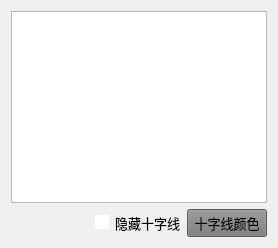
        <widget class="QWidget" name="tab_det">
         <attribute name="title">
          <string>目标检测</string>
         </attribute>
         <layout class="QVBoxLayout" name="verticalLayout_14" stretch="0,0">
          <item>
           <widget class="QListWidget" name="listWidget_det">
            <property name="font">
             <font>
              <pointsize>10</pointsize>
             </font>
            </property>
            <property name="contextMenuPolicy">
             <enum>Qt::NoContextMenu</enum>
            </property>
           </widget>
          </item>
          <item>
           <layout class="QHBoxLayout" name="horizontalLayout_21">
            <item>
             <spacer name="horizontalSpacer_8">
              <property name="orientation">
               <enum>Qt::Horizontal</enum>
              </property>
              <property name="sizeHint" stdset="0">
               <size>
                <width>40</width>
                <height>20</height>
               </size>
              </property>
             </spacer>
            </item>
            <item alignment="Qt::AlignHCenter">
             <widget class="QCheckBox" name="checkBox_hide_cross">
              <property name="font">
               <font>
                <pointsize>10</pointsize>
               </font>
              </property>
              <property name="styleSheet">
               <string notr="true">QCheckBox::indicator:checked {
    background-color:       blue;
    border:                 2px solid white;  
}

QCheckBox::indicator:unchecked {
    background-color:      white;
    border:                 2px solid white;  
}</string>
              </property>
              <property name="text">
               <string>隐藏十字线</string>
              </property>
             </widget>
            </item>
            <item>
             <widget class="QPushButton" name="pushButton_cross_color">
              <property name="font">
               <font>
                <pointsize>10</pointsize>
               </font>
              </property>
              <property name="styleSheet">
               <string notr="true">background-color: rgb(120, 120, 120);</string>
              </property>
              <property name="text">
               <string>十字线颜色</string>
              </property>
             </widget>
            </item>
           </layout>
          </item>
         </layout>
        </widget>
